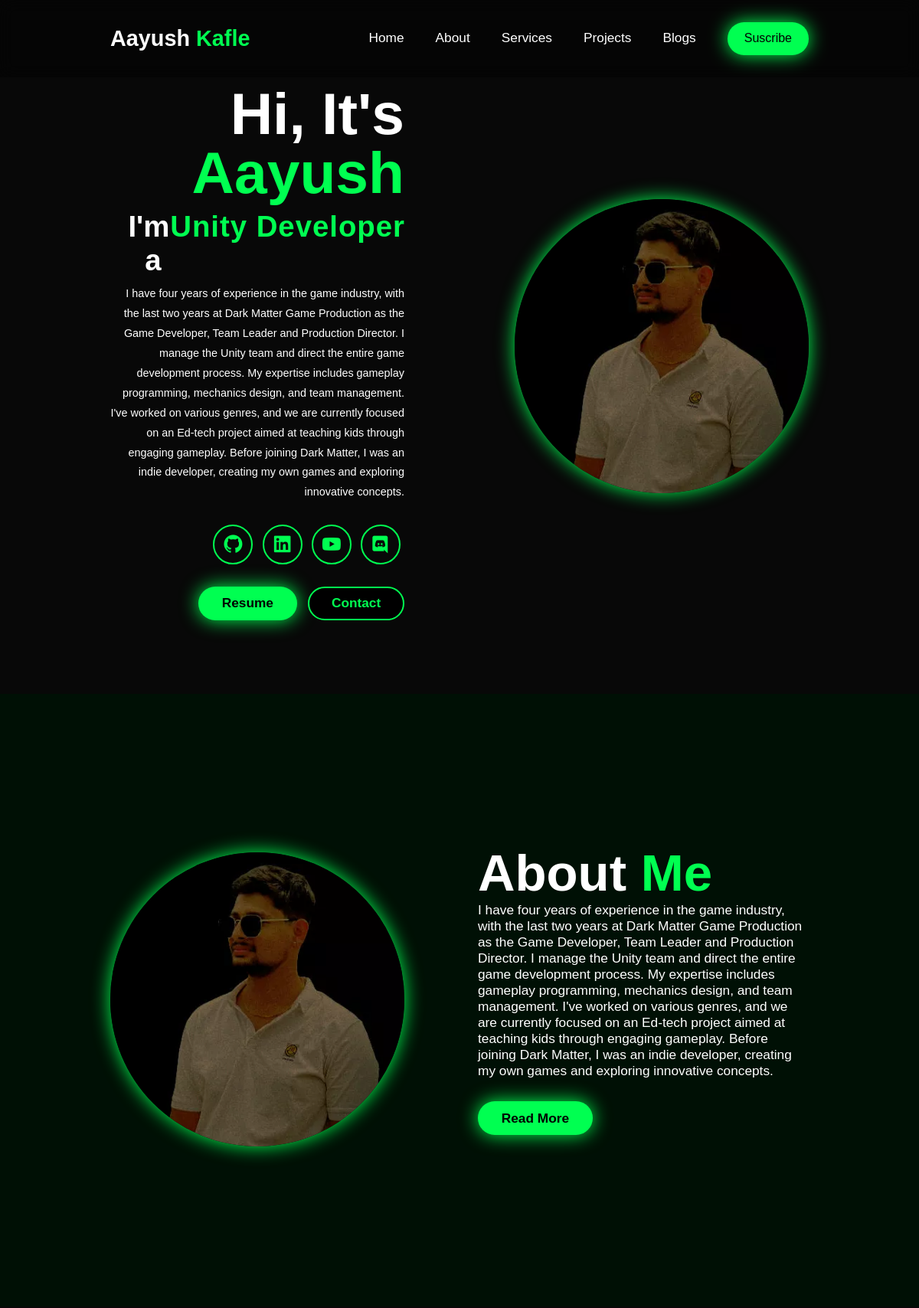
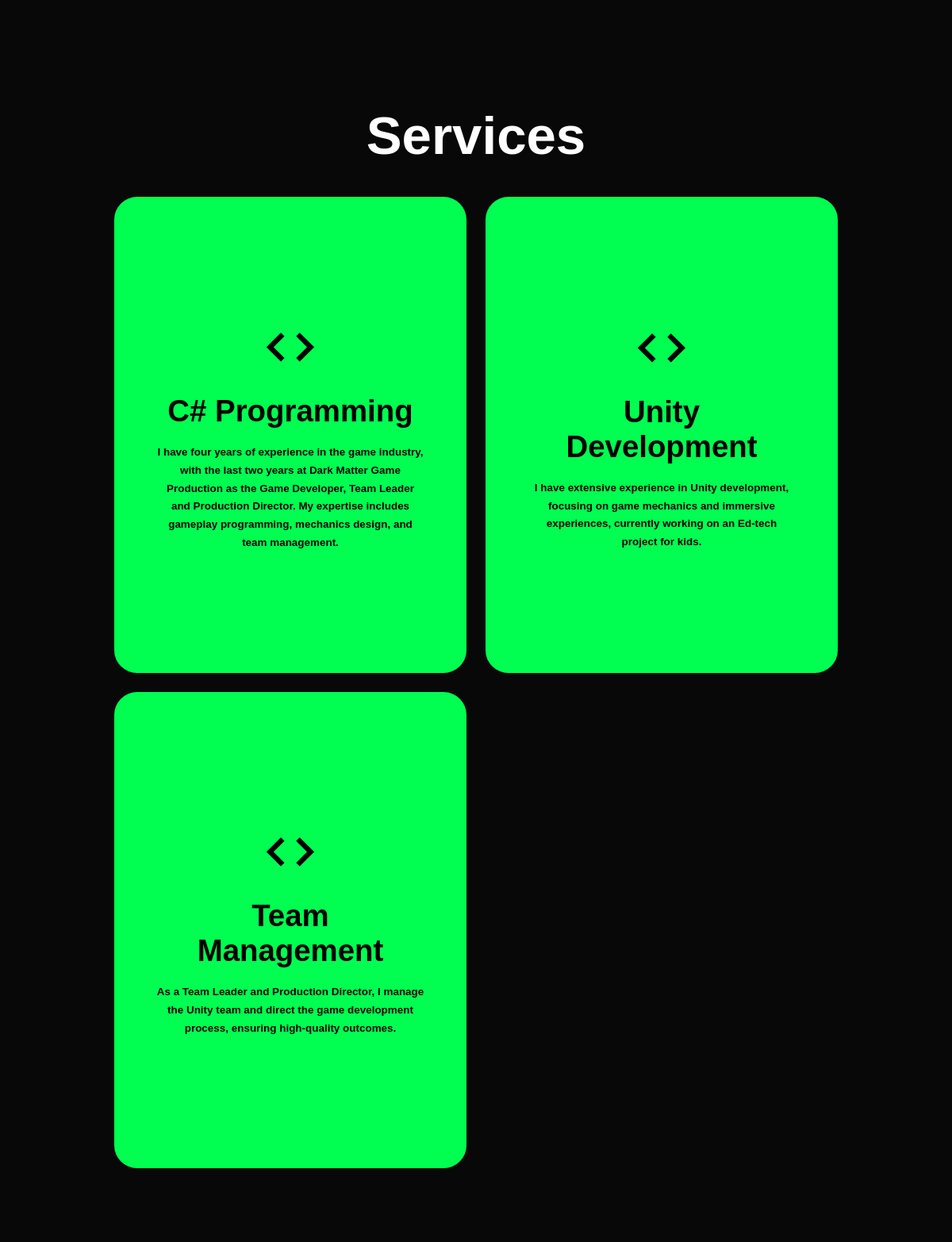
The page / (upper part) on the database its author committed (2 pictures, top to bottom).
### main/models.py (models this page shows)
class Setup(models.Model):
    profile = models.ImageField()

class Service(models.Model):
    icon = models.ImageField(null=True, blank=True)
    title = models.CharField(max_length=100)
    description = models.TextField()

### main/views.py (the view, shortened to what this page needs)
# urls.py: path('', views.IndexView.as_view(), name="Index"),
class IndexView(View):
    def get(self, request):
        blogs = Blog.objects.all()
        projects = Project.objects.all()
        form = ContactForm()
        social = SocialLink.objects.all().first()
        setup = Setup.objects.all().order_by("-id").first()
        services = Service.objects.all().order_by("id")
        return render(request, "index.html", {'blogs': blogs, 'projects': projects, 'form': form, 'social': social, 'setup': setup, 'services': services})

### templates/index.html (shortened to what this page needs)
{% load static %}
<!DOCTYPE html>
<html lang="en">
<head>
    <link rel="stylesheet" href="{% static 'css/style.css' %}" />
    <link href="https://unpkg.com/boxicons@2.1.4/css/boxicons.min.css" rel="stylesheet" />
</head>
<body>
    <header class="header">
        <a href="#home" class="logo"> Aayush
            <span>Kafle</span>
        </a>
        <nav class="navbar">
            <a href="#home">Home</a>
            <a href="#about">About</a>
            <a href="#services">Services</a>
            <a href="#projects">Projects</a>
            <a href="#blogs">Blogs</a>
            <a id="openModalBtn" style="color: black;" class="btn">Suscribe</a>
        </nav>
    </header>
    <section class="home" id="home">
        <div class="home-content">
            <h1>Hi, It's <span>Aayush</span></h1>
            <h3>I'm a&nbsp;
                <span class="bounce">U</span>
                <span class="bounce">n</span>
                <span class="bounce">i</span>
                <span class="bounce">t</span>
                <span class="bounce">y</span>
                <span class="bounce">&nbsp;</span>
                <span class="bounce">D</span>
                <span class="bounce">e</span>
                <span class="bounce">v</span>
                <span class="bounce">e</span>
                <span class="bounce">l</span>
                <span class="bounce">o</span>
                <span class="bounce">p</span>
                <span class="bounce">e</span>
                <span class="bounce">r</span>
            </h3>
            <p>I have four years of experience in the game industry, with the last two years at Dark Matter Game
                Production as
                the Game Developer, Team Leader and Production Director. I manage the Unity team and direct the entire
                game
                development process. My expertise includes gameplay programming, mechanics design, and team management.
                I've
                worked on various genres, and we are currently focused on an Ed-tech project aimed at teaching kids
                through
                engaging gameplay. Before joining Dark Matter, I was an indie developer, creating my own games and
                exploring
                innovative concepts.</p>
            <div class="social-icons">
                <a href="{{social.github}}" target="_blank">
                    <i class="bx bxl-github"></i>
                </a>
                <a href="{{social.linked_in}}" target="_blank">
                    <i class="bx bxl-linkedin-square"></i>
                </a>
                <a href="{{social.youtube}}" target="_blank">
                    <i class="bx bxl-youtube"></i>
                </a>
                <a href="{{social.discord}}" target="_blank">
                    <i class="bx bxl-discord"></i>
                </a>
            </div>
            <div class="btn-group">
                <a href="{{resume.urls}}" class="btn" target="_blank">Resume</a>
                <a href="#contact" class="btn">Contact</a>
            </div>
        </div>
        <div class="home-img">
            <img src="{{setup.profile.url}}" alt="">
        </div>
    </section>
    <section class="about" id="about">
        <div class="about-img">
            <img src="{{setup.profile.url}}" alt="profile">
        </div>
        <div class="about-content">
            <h2>About <span>Me</span></h2>
            <p>
                I have four years of experience in the game industry, with the last two years at Dark Matter Game
                Production as
                the Game Developer, Team Leader and Production Director. I manage the Unity team and direct the entire
                game
                development process. My expertise includes gameplay programming, mechanics design, and team management.
                I've
                worked on various genres, and we are currently focused on an Ed-tech project aimed at teaching kids
                through
                engaging gameplay. Before joining Dark Matter, I was an indie developer, creating my own games and
                exploring
                innovative concepts.
            </p>
            <a href="#" class="btn">Read More</a>
        </div>
    </section>
    <section class="services" id="services">
        <h2 class="heading">Services</h2>
        <div class="services-container">
            {% for service in services %}
            <div class="services-box">
                <div class="services-info">
                    <i class="bx bx-code"></i>
                    <h4>{{service.title}}</h4>
                    <p>{{service.description}}
                    </p>
                </div>
            </div>
            {%endfor%}
        </div>
    </section>
</body>
</html>

### static/css/style.css (style rules this page uses)
* { margin: 0; padding: 0; box-sizing: border-box; text-decoration: none; border: none; outline: none; scroll-behavior: smooth; font-family: "Poppins", sans-serif; }
html { font-size: 60%; overflow-x: hidden; }
:root { --bg-color: #080808; --second-bg-color: #001005; --text-color: white; --main-color: #00ff51; }
body { background: var(--bg-color); color: var(--text-color); }
.header { position: fixed; width: 100%; top: 0; left: 0; padding: 3rem 12%; background: rgba(0,0,0,0.3); backdrop-filter: blur(10px); display: flex; justify-content: space-between; align-items: center; z-index: 1000; }
.logo { font-size: 3rem; color: var(--text-color); font-weight: 800; cursor: pointer; transition: 0.3s ease; }
span { color: var(--main-color); }
.navbar a { font-size: 1.8rem; color: var(--text-color); margin-left: 4rem; font-weight: 500; border-bottom: 3px solid transparent; transition: 0.3s ease; }
section { min-height: 100vh; padding: 10rem 12%; }
.home { display: flex; align-items: center; justify-content: center; gap: 15rem; }
.home-content { display: flex; flex-direction: column; align-items: flex-end; text-align: right; }
.home-content h1 { font-size: 8rem; font-weight: 700; margin-top: 1.5rem; line-height: 1; }
.home-content h3 { font-size: 4rem; margin: 1rem 0; display: flex; gap: 0.1rem; }
.bounce { display: inline-block; animation: bounce-pause 2s infinite; animation-fill-mode: both; }
.bounce:nth-of-type(1) { animation-delay: 0.1s; }
.bounce:nth-of-type(2) { animation-delay: 0.2s; }
.bounce:nth-of-type(3) { animation-delay: 0.3s; }
.bounce:nth-of-type(4) { animation-delay: 0.4s; }
.bounce:nth-of-type(5) { animation-delay: 0.5s; }
.bounce:nth-of-type(6) { animation-delay: 0.6s; }
.bounce:nth-of-type(7) { animation-delay: 0.7s; }
.bounce:nth-of-type(8) { animation-delay: 0.8s; }
.bounce:nth-of-type(9) { animation-delay: 0.9s; }
.bounce:nth-of-type(10) { animation-delay: 1.0s; }
.bounce:nth-of-type(11) { animation-delay: 1.1s; }
.bounce:nth-of-type(12) { animation-delay: 1.2s; }
.bounce:nth-of-type(13) { animation-delay: 1.3s; }
.bounce:nth-of-type(14) { animation-delay: 1.4s; }
.bounce:nth-of-type(15) { animation-delay: 1.5s; }
.home-content p { font-size: 1.5rem; font-weight: 500; line-height: 1.8; }
.home-img img { width: 32vw; border-radius: 50%; box-shadow: 0 0 25px var(--main-color); transition: 0.4s ease-in-out; }
.social-icons a { display: inline-flex; justify-content: center; align-items: center; font-size: 3rem; padding: 1rem; background: transparent; border: 2px solid var(--main-color); color: var(--main-color); margin: 3rem 0.5rem; transition: 0.3s ease; border-radius: 50%; }
.btn-group { display: flex; gap: 1.5rem; }
.btn { display: inline-block; padding: 1rem 3rem; background: var(--main-color); box-shadow: 0 0 25px var(--main-color); border-radius: 3rem; font-size: 1.8rem; color: black; border: 2px solid transparent; font-weight: 600; transition: 0.3s ease-in-out; }
.btn-group a:nth-of-type(2) { background-color: black; color: var(--main-color); border: 2px solid var(--main-color); box-shadow: 0 0 25px transparent; }
.about { display: flex; justify-content: center; align-items: center; gap: 10rem; background-color: var(--second-bg-color); }
.about-img img { width: 32vw; border-radius: 50%; box-shadow: 0 0 25px var(--main-color); transition: 0.4s ease-in-out; }
.about-content h2 { font-size: 7rem; text-align: left; }
.about-content p { font-size: 1.8rem; }
.about-content .btn { margin: 3rem 0; }
.heading { text-align: center; font-size: 7rem; margin: 4rem 0; }
.services { background-color: var(--bg-color); color: black; }
.services h2 { color: var(--text-color); }
.services-container { display: grid; grid-template-columns: repeat(auto-fit, minmax(300px, 1fr)); align-items: center; gap: 2.5rem; }
.services-box { display: flex; justify-content: center; align-items: center; background-color: var(--main-color); height: 600px; border-radius: 3rem; cursor: pointer; border: 5px solid transparent; transition: 0.4s ease-in-out; color: black; }
.services-info { display: flex; flex-direction: column; text-align: center; justify-content: center; align-items: center; padding: 5rem; }
.services-info i { font-size: 8rem; }
.services-info h4 { font-size: 4rem; margin: 2rem 0; font-weight: 800; }
.services-info p { font-size: 1.4rem; font-weight: 600; line-height: 1.7; }
#openModalBtn { padding: 10px 20px; font-size: 16px; cursor: pointer; }

### rows shown on the page
Setup: profile (picture)
Service: title "C# Programming", description "I have four years of experience in the game industry, with the last two years at Dark Matter Game Production as the Game Developer, Team Leader and Production Director. My expertise includes gameplay programming, mechanics design, and team management."
Service: title "Unity Development", description "I have extensive experience in Unity development, focusing on game mechanics and immersive experiences, currently working on an Ed-tech project for kids."
Service: title "Team Management", description "As a Team Leader and Production Director, I manage the Unity team and direct the game development process, ensuring high-quality outcomes."
